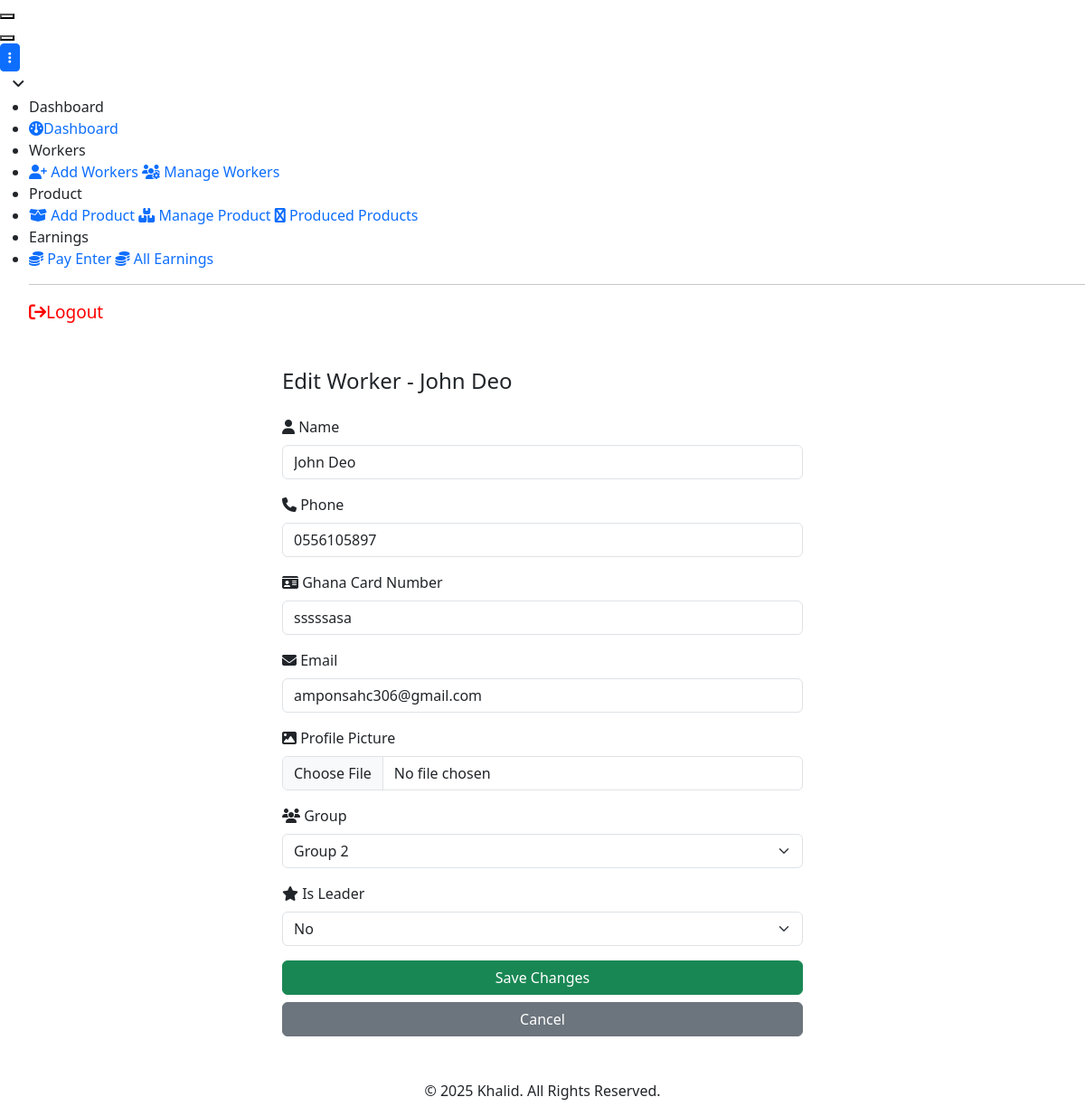
Page /edit-worker/2/ (signed in) on the committed database.
### app/models.py (models this page shows, shortened)
class Worker(models.Model):
    name = models.CharField(max_length=60)
    phone = models.CharField(max_length=20)
    email = models.EmailField(blank=True, null=True)
    gh_card = models.CharField("Ghana Card Number", max_length=20)
    profile_picture = models.ImageField(upload_to='profiles/', blank=True, null=True)
    created_at = models.DateTimeField(auto_now_add=True)
    groups = models.ForeignKey(Groups, on_delete=models.CASCADE, related_name='workers')
    is_leader = models.BooleanField(default=False)  # New field for leader status

### app/views.py (the view)
# urls.py: path('edit-worker/<int:worker_id>/', views.edit_worker, name='edit_worker'),
@login_required
def edit_worker(request, worker_id):
    worker = get_object_or_404(Worker, id=worker_id)
    if request.method == 'POST':
        form = WorkerForm(request.POST, request.FILES, instance=worker)
        if form.is_valid():
            form.save()
            return redirect('manage_workers')
    else:
        form = WorkerForm(instance=worker)
    return render(request, 'prod/edit_worker.html', {'form': form, 'worker': worker})

### app/forms.py
class WorkerForm(forms.ModelForm):
    class Meta:
        model = Worker
        fields = ['name', 'phone', 'gh_card', 'email', 'profile_picture', 'groups', 'is_leader']
    def __init__(self, *args, **kwargs):
        super().__init__(*args, **kwargs)
        for name, field in self.fields.items():
            if name == 'is_leader':
                field.widget = forms.Select(choices=[(True, 'Yes'), (False, 'No')])
            if isinstance(field.widget, forms.Select):
                field.widget.attrs.update({'class': 'form-select'})
            elif isinstance(field.widget, forms.FileInput):
                field.widget.attrs.update({'class': 'form-control form-control-file'})
            else:
                field.widget.attrs.update({'class': 'form-control'})

### app/models.py (called while the page is built)
    def __str__(self):
        return self.name

### app/templates/prod/edit_worker.html (shortened to what this page needs)
{% extends 'base.html' %}
{% block content %}
<div class="container mt-5" style="max-width: 600px;">
  <h4 class="mb-4">Edit Worker - {{ worker.name }}</h4>
  <form method="POST" enctype="multipart/form-data">
    <div class="mb-3">
      <label for="{{ form.name.id_for_label }}" class="form-label">
        <i class="fa fa-user"></i> Name
      </label>
      {{ form.name }}
    </div>
    <div class="mb-3">
      <label for="{{ form.phone.id_for_label }}" class="form-label">
        <i class="fa fa-phone"></i> Phone
      </label>
      {{ form.phone }}
    </div>
    <div class="mb-3">
      <label for="{{ form.gh_card.id_for_label }}" class="form-label">
        <i class="fa fa-id-card"></i> Ghana Card Number
      </label>
      {{ form.gh_card }}
    </div>
    <div class="mb-3">
      <label for="{{ form.email.id_for_label }}" class="form-label">
        <i class="fa fa-envelope"></i> Email
      </label>
      {{ form.email }}
    </div>
    <div class="mb-3">
      <label for="{{ form.profile_picture.id_for_label }}" class="form-label">
        <i class="fa fa-image"></i> Profile Picture
      </label>
      {{ form.profile_picture }}
    </div>
    <div class="mb-3">
      <label for="{{ form.groups.id_for_label }}" class="form-label">
        <i class="fa fa-users"></i> Group
      </label>
      {{ form.groups }}
    </div>
    <div class="form-group mb-3">
  <label for="{{ form.is_leader.id_for_label }}" class="form-label">
    <i class="fa fa-star"></i> Is Leader
  </label>
  {{ form.is_leader }}
</div>
    <button type="submit" class="btn btn-success w-100">Save Changes</button>
    <a href="{% url 'manage_workers' %}" class="btn btn-secondary w-100 mt-2">Cancel</a>
  </form>
</div>
<link href="https://cdn.jsdelivr.net/npm/bootstrap@5.3.0/dist/css/bootstrap.min.css" rel="stylesheet">
{% endblock %}

### app/templates/base.html (style rules this page uses)
h4 { color: crimson; }
a { text-decoration: none !important; }

### rows in the picture
Worker: name "John Deo", phone "0556105897", gh_card "sssssasa", email "amponsahc306@gmail.com", groups "Group 2", is_leader "No"
